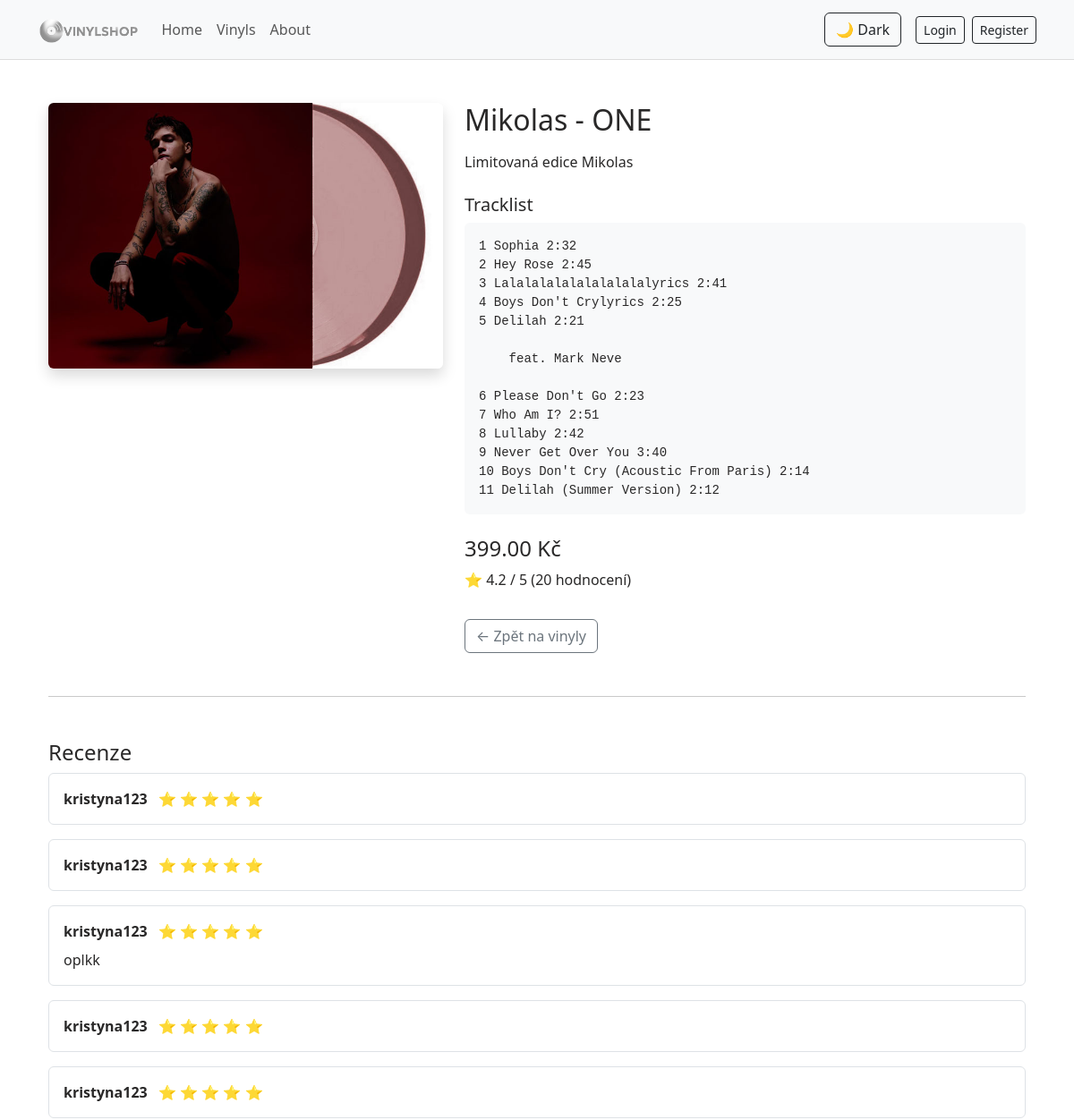
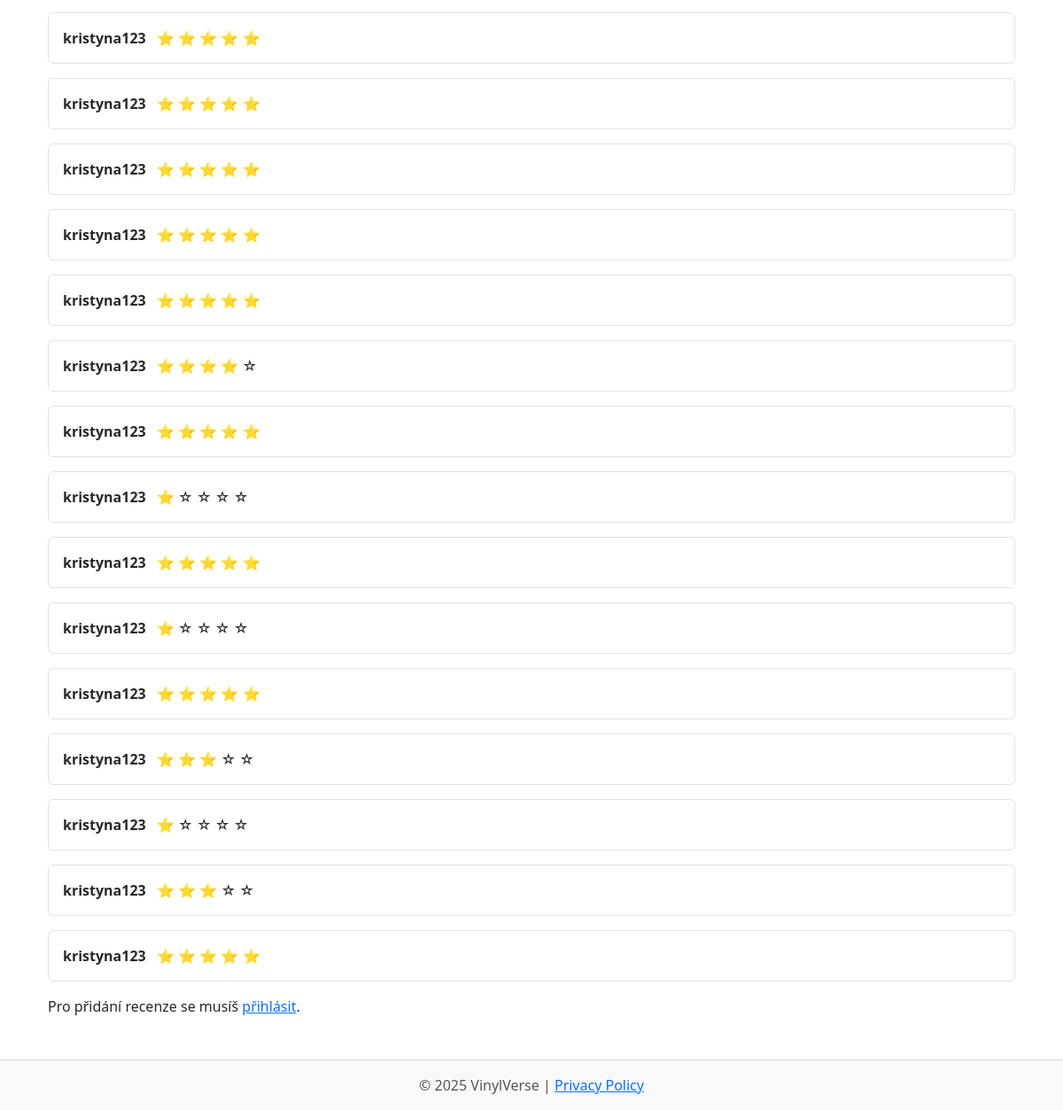
The page /vinyl/1/ on the database its author committed (2 pictures, top to bottom).
### store/models.py (models this page shows, shortened)
class Vinyl(models.Model):
    title = models.CharField(max_length=200)
    artist = models.CharField(max_length=100, null=True)
    price = models.DecimalField(max_digits=6, decimal_places=2)
    description = models.TextField(blank=True, null=True)
    created_at = models.DateTimeField(auto_now_add=True)
    release_year = models.PositiveSmallIntegerField(blank=True, null=True)
    cover_image = models.ImageField(upload_to='vinyl_covers/', blank=True, null=True)
    genres = models.ManyToManyField('Genre', blank=True)
    tracklist = models.TextField(blank=True)
    @property
    def avg_rating(self):
        return self.ratings.aggregate(Avg('stars'))['stars__avg'] or 0

class Rating(models.Model):
    vinyl = models.ForeignKey(Vinyl, on_delete=models.CASCADE, related_name='ratings')
    user = models.ForeignKey(User, on_delete=models.CASCADE)
    stars = models.PositiveSmallIntegerField()
    comment = models.TextField(blank=True, null=True)
    created_at = models.DateTimeField(auto_now_add=True)

### store/views.py (the view)
# urls.py: path('vinyl/<int:pk>/', views.vinyl_detail, name='vinyl_detail'),
def vinyl_detail(request, pk):
    vinyl = get_object_or_404(Vinyl, pk=pk)
    ratings = vinyl.ratings.select_related("user").order_by("-created_at")
    if request.user.is_authenticated:
        if request.method == "POST":
            form = RatingForm(request.POST)
            if form.is_valid():
                rating = form.save(commit=False)
                rating.vinyl = vinyl
                rating.user = request.user
                rating.save()
                return redirect("vinyl_detail", pk=vinyl.pk)
        else:
            form = RatingForm()
    else:
        form = None
    return render(request, "vinyl_detail.html", {
        "vinyl": vinyl,
        "ratings": ratings,
        "form": form
    })

### store/templates/vinyl_detail.html (shortened to what this page needs)
{% extends 'base.html' %}
{% block content %}
<div class="container mt-5">
  <div class="row">
    <div class="col-md-5">
      <img src="{{ vinyl.cover_image.url }}" class="img-fluid rounded shadow">
    </div>
    <div class="col-md-7">
      <h2>{{ vinyl.title }}</h2>
      <p>{{ vinyl.description }}</p>
      {% if vinyl.tracklist %}
        <h5 class="mt-4">Tracklist</h5>
        <pre class="bg-light p-3 rounded">{{ vinyl.tracklist }}</pre>
      {% endif %}
      <h4 class="mt-4">{{ vinyl.price }} Kč</h4>
      <p class="mt-2">
        ⭐ {{ vinyl.avg_rating|floatformat:1 }} / 5
        ({{ vinyl.ratings.count }} hodnocení)
      </p>
      <a href="{% url 'vinyl_list' %}" class="btn btn-outline-secondary mt-3">
        ← Zpět na vinyly
      </a>
    </div>
  </div>
  <hr class="my-5">
  <h4>Recenze</h4>
  {% for rating in ratings %}
    <div class="border rounded p-3 mb-3">
      <strong>{{ rating.user.username }}</strong>
      <span class="ms-2">
        {% for i in "12345" %}
          {% if forloop.counter <= rating.stars %}
            ⭐
          {% else %}
            ☆
          {% endif %}
        {% endfor %}
      </span>
      {% if rating.comment %}
        <p class="mt-2 mb-0">{{ rating.comment }}</p>
      {% endif %}
    </div>
  {% empty %}
    <p class="text-muted">Zatím žádné recenze.</p>
  {% endfor %}
  {% if user.is_authenticated %}
    <hr>
    <h5>Přidat recenzi</h5>
    <form method="post" class="mt-3">
      {% csrf_token %}
      <div class="mb-3">
        {{ form.stars.label_tag }}
        {{ form.stars }}
      </div>
      <div class="mb-3">
        {{ form.comment.label_tag }}
        {{ form.comment }}
      </div>
      <button type="submit" class="btn btn-primary">
        Odeslat recenzi
      </button>
    </form>
  {% else %}
    <p class="mt-3">
      Pro přidání recenze se musíš
      <a href="{% url 'login' %}">přihlásit</a>.
    </p>
  {% endif %}
</div>
{% endblock %}

### store/templates/base.html (style rules this page uses)
body { background-color: #ffffff; color: #292828; transition: background 0.25s, color 0.25s; }

### rows shown on the page
Vinyl: cover_image (picture), title "Mikolas - ONE", description "Limitovaná edice Mikolas", tracklist "1 Sophia 2:32 2 Hey Rose 2:45 3 Lalalalalalalalalalalyrics 2:41 4 Boys Don't Crylyrics 2:25 5 Delilah 2:21 feat. Mark Neve 6 Please Don't Go 2:23 7 Who Am I? 2:51 8 Lullaby 2:42 9 Never Get Over You 3:40 10 Boys Don't Cry (Acoustic From Paris) 2:14 11 Delilah (Summer Version) 2:12", price "399.00", avg_rating "4.2", ratings.count "20"
Rating: user.username "kristyna123", stars 5 (drawn)
Rating: user.username "kristyna123", stars 5 (drawn)
Rating: user.username "kristyna123", stars 5 (drawn), comment "oplkk"
Rating: user.username "kristyna123", stars 5 (drawn)
Rating: user.username "kristyna123", stars 5 (drawn)
Rating: user.username "kristyna123", stars 5 (drawn)
Rating: user.username "kristyna123", stars 5 (drawn)
Rating: user.username "kristyna123", stars 5 (drawn)
Rating: user.username "kristyna123", stars 5 (drawn)
Rating: user.username "kristyna123", stars 5 (drawn)
Rating: user.username "kristyna123", stars 4 (drawn)
Rating: user.username "kristyna123", stars 5 (drawn)
Rating: user.username "kristyna123", stars 1 (drawn)
Rating: user.username "kristyna123", stars 5 (drawn)
Rating: user.username "kristyna123", stars 1 (drawn)
Rating: user.username "kristyna123", stars 5 (drawn)
Rating: user.username "kristyna123", stars 3 (drawn)
Rating: user.username "kristyna123", stars 1 (drawn)
Rating: user.username "kristyna123", stars 3 (drawn)
Rating: user.username "kristyna123", stars 5 (drawn)
